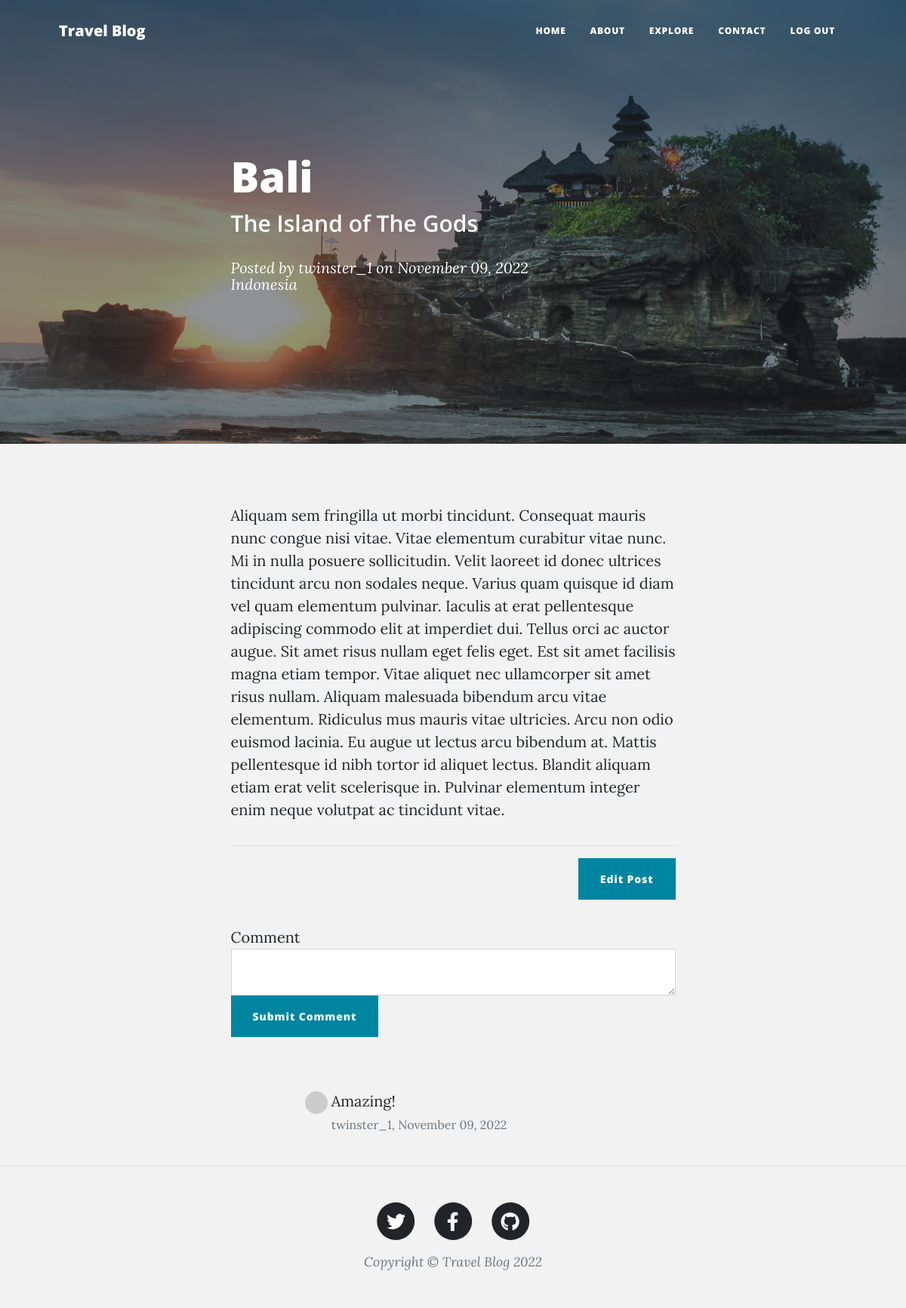
Page /post/1 (signed in) on the committed database.
### main.py (models this page shows)
class BlogPost(db.Model):
    __tablename__ = "blog_posts"
    id = db.Column(db.Integer, primary_key=True)
    title = db.Column(db.String(250), unique=True, nullable=False)
    subtitle = db.Column(db.String(250), nullable=False)
    date = db.Column(db.DateTime(timezone=True), server_default=func.now())
    body = db.Column(db.Text, nullable=False)
    image = db.Column(db.String(250), nullable=True)
    author_id = db.Column(db.Integer, db.ForeignKey("users.id"))
    country_id = db.Column(db.Integer, db.ForeignKey("countries.id"))
    author = relationship("User", back_populates="posts")
    comments = relationship("Comment", back_populates="parent_post")
    country = relationship("Country", back_populates="posts")

class User(UserMixin, db.Model):
    __tablename__ = "users"
    id = db.Column(db.Integer, primary_key=True)
    email = db.Column(db.String(100), unique=True)
    password = db.Column(db.String(100))
    name = db.Column(db.String(100))
    posts = relationship("BlogPost", back_populates="author")
    comments = relationship("Comment", back_populates="comment_author")

class Country(db.Model):
    __tablename__ = "countries"
    id = db.Column(db.Integer, primary_key=True)
    code = db.Column(db.String(5))
    name = db.Column(db.String(100))
    posts = relationship("BlogPost", back_populates="country")

class Comment(db.Model):
    __tablename__ = "comments"
    id = db.Column(db.Integer, primary_key=True)
    text = db.Column(db.Text, nullable=False)
    date = db.Column(db.DateTime(timezone=True), server_default=func.now())
    author_id = db.Column(db.Integer, db.ForeignKey("users.id"))
    post_id = db.Column(db.Integer, db.ForeignKey("blog_posts.id"))
    comment_author = relationship("User", back_populates="comments")
    parent_post = relationship("BlogPost", back_populates="comments")

### main.py (the view, shortened to what this page needs)
@app.route("/post/<int:post_id>", methods=["GET", "POST"])
def show_post(post_id):
    requested_post = BlogPost.query.get(post_id)
    print(requested_post.image)
    post_comments = Comment.query.filter_by(post_id=post_id).order_by(desc(Comment.date))
    form = CommentForm()
    return render_template("post.html", post=requested_post, current_year=current_year, form=form,
                           current_user=current_user, comments=post_comments)

### forms.py
class CommentForm(FlaskForm):
    comment_text = CKEditorField("Comment", validators=[DataRequired()])
    submit = SubmitField("Submit Comment")

### main.py (called while the page is built)
@login_manager.user_loader
def load_user(user_id):
    return User.query.get(int(user_id))

### templates/post.html (shortened to what this page needs)
{% import "bootstrap/wtf.html" as wtf %}
{% block content %}
{% include "header.html" %}
<header class="masthead" style="background-image: url({{url_for('static', filename='uploads/'+post.image)}})">
    <div class="container position-relative px-4 px-lg-5">
        <div class="row gx-4 gx-lg-5 justify-content-center">
            <div class="col-md-10 col-lg-8 col-xl-7">
                <div class="post-heading">
                    <h1>{{ post.title }}</h1>
                    <h2 class="subheading">{{ post.subtitle }}</h2>
                    <span class="meta">
                                Posted by
                                <a href="#!">{{ post.author.name }}</a>
                                on {{ post.date.strftime('%B %d, %Y') }} <br>
                        {{ post.country.name }}
                            </span>
                </div>
            </div>
        </div>
    </div>
</header>
<article class="mb-4">
    <div class="container px-4 px-lg-5">
        <div class="row gx-4 gx-lg-5 justify-content-center">
            <div class="col-md-10 col-lg-8 col-xl-7">
                <p>{{ post.body|safe }}</p>
                <hr>
                <div class="d-flex justify-content-end mb-4">
                    {% if current_user.is_authenticated: %}
                    <a class="btn btn-primary" href="{{url_for('edit_post', post_id=post.id)}}">Edit
                        Post</a>
                    {% endif %}
                </div>
                <div class="create_post">
                    {{ wtf.quick_form(form, novalidate=False, button_map={"submit": "primary"}) }}
                </div>
                <div class="col-lg-8 col-md-10 mx-auto comment">
                    <ul class="commentList">
                        {% for comment in comments %}
                        <li>
                            <div class="commenterImage">
                                <img src="{{ comment.comment_author.email | gravatar }}"/>
                            </div>
                            <div class="commentText">
                                <p>{{comment.text|safe}}</p>
                                <span class="date sub-text comment-date">{{comment.comment_author.name}}, {{ comment.date.strftime('%B %d, %Y') }}</span>
                            </div>
                        </li>
                        {% endfor %}
                    </ul>
                </div>
            </div>
        </div>
    </div>
</article>
{% include "footer.html" %}
{% endblock %}

### rows in the picture
BlogPost: image (picture), title "Bali", subtitle "The Island of The Gods", date "November 09, 2022", body "Aliquam sem fringilla ut morbi tincidunt. Consequat mauris nunc congue nisi vitae. Vitae elementum curabitur vitae nunc. Mi in nulla posuere sollicitudin. Velit laoreet id donec ultrices tincidunt arcu non sodales neque. Varius quam quisque id diam vel quam elementum pulvinar. Iaculis at erat pellentesque adipiscing commodo elit at imperdiet dui. Tellus orci ac auctor augue. Sit amet risus nullam eget felis eget. Est sit amet facilisis magna etiam tempor. Vitae aliquet nec ullamcorper sit amet risus nullam. Aliquam malesuada bibendum arcu vitae elementum. Ridiculus mus mauris vitae ultricies. Arcu non odio euismod lacinia. Eu augue ut lectus arcu bibendum at. Mattis pellentesque id nibh…"
User: author.name "twinster_1"
Country: country.name "Indonesia"
Comment: text "Amazing!", comment_author.name "twinster_1", date "November 09, 2022"

### other values in the picture
{{ current_year }} "2022"
